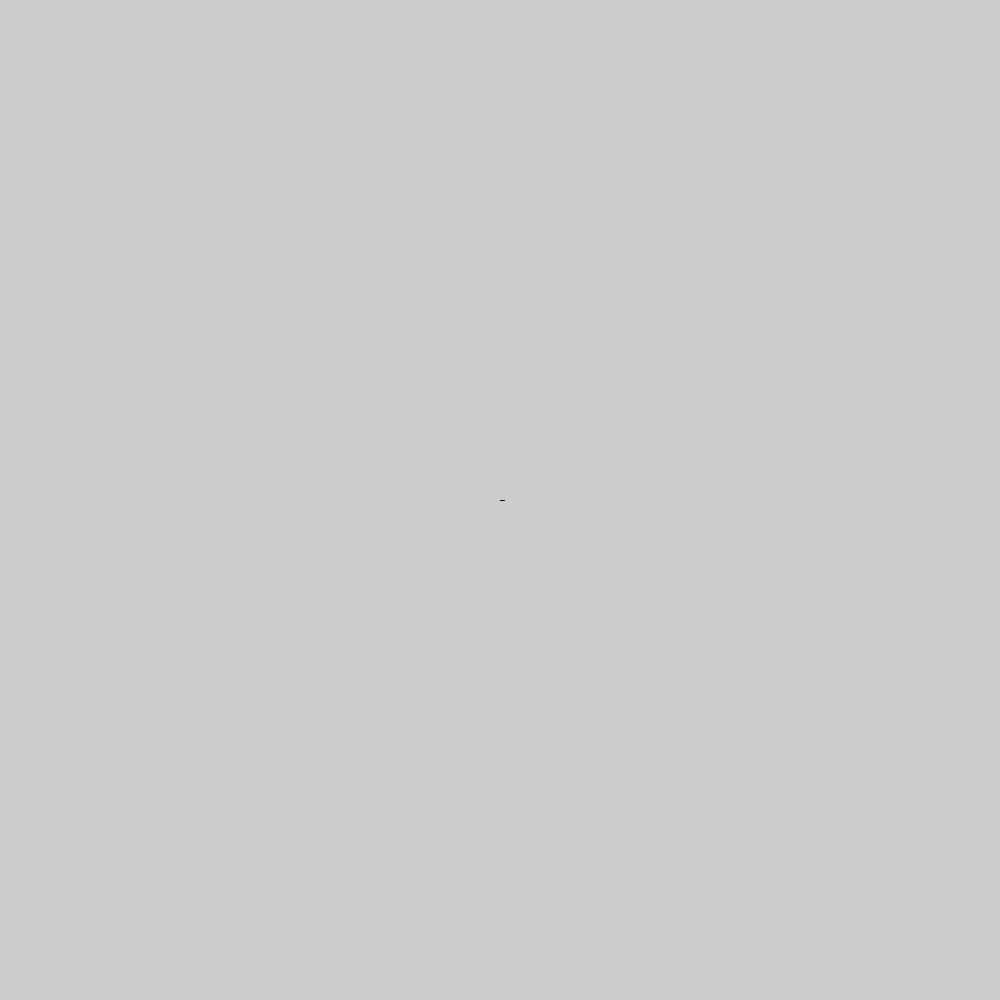
Frame 1 (no input)
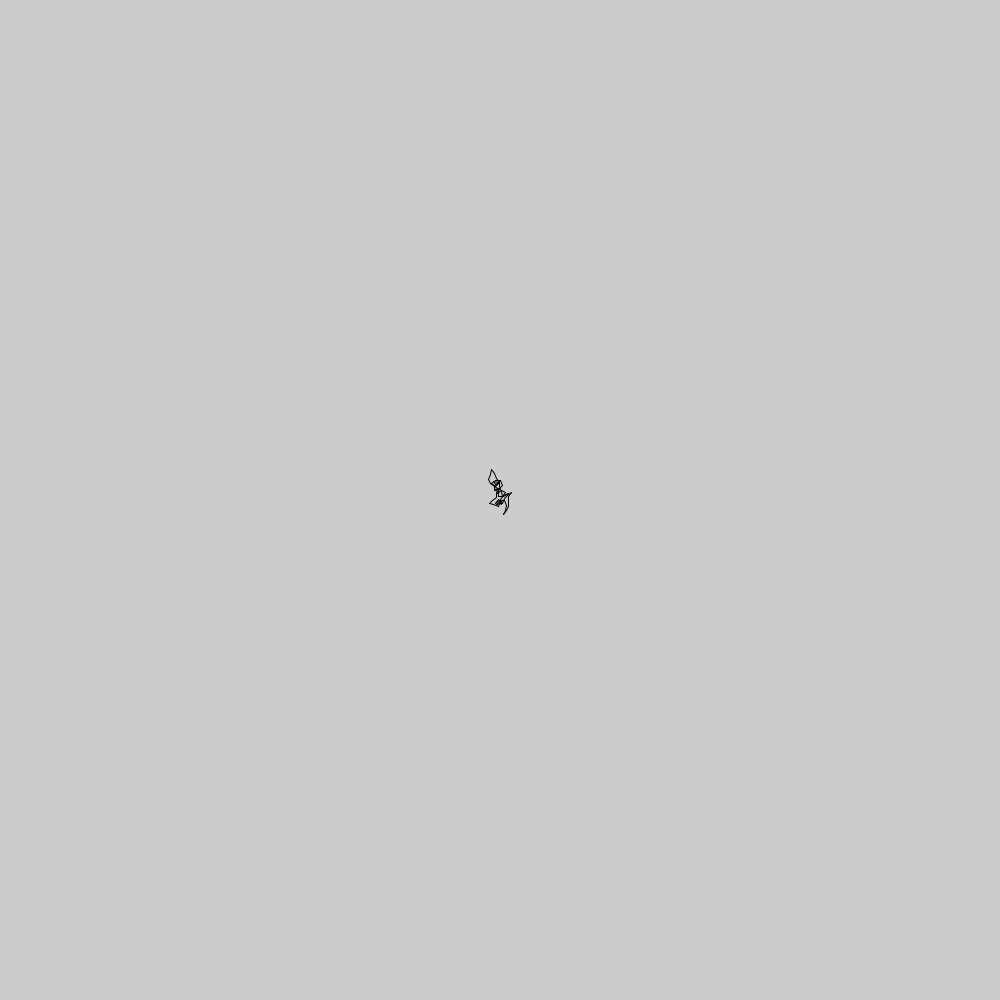
Frame 60 (the mouse pressed at the canvas centre just before this capture)
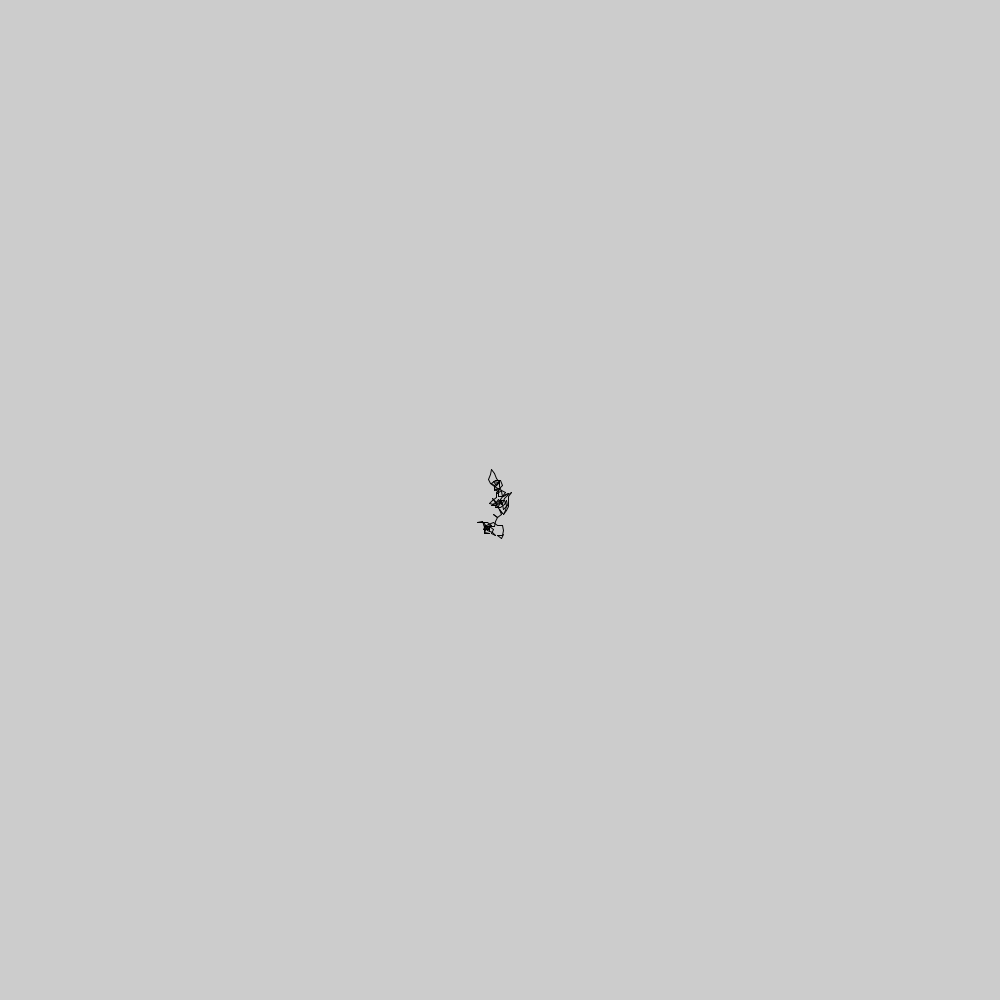
Frame 120 (the mouse held since frame 60 and released just before this capture)

The Processing sketch that drew these frames (run headless with seeded random() and noise(); from frame 60 on, the mouse is pressed at the canvas centre):

// Processing sketch: processing_127884
// ── processing_127884.pde

void setup(){
size(1000,1000);
}
float x=500; // Try changing these if curlicue 
float y=500; // hits edge of canvas
float x1;
float y1;
float n;
float a = random(2,10);
float b = random(100,2000);

float funky (float n) {
  return pow(n,a)/b; // change the bit after the return to experiment with different patterns. See http://books.google.co.uk/books?id=ZfK7AQAAQBAJ&lpg=PT199&ots=kLueXq6JqF&dq=the%20analogy%20bears%20interesting%20fruit.%20The%20entropy%20of%20a%20curve&pg=PT190#v=onepage&q&f=false for more ideas.
}

void draw(){
n=n+1;
x1 = x+5*cos(10*PI*funky(n));
y1 = y+5*sin(10*PI*funky(n));
line (x,y,x1,y1);
x=x1;
y=y1;
}
